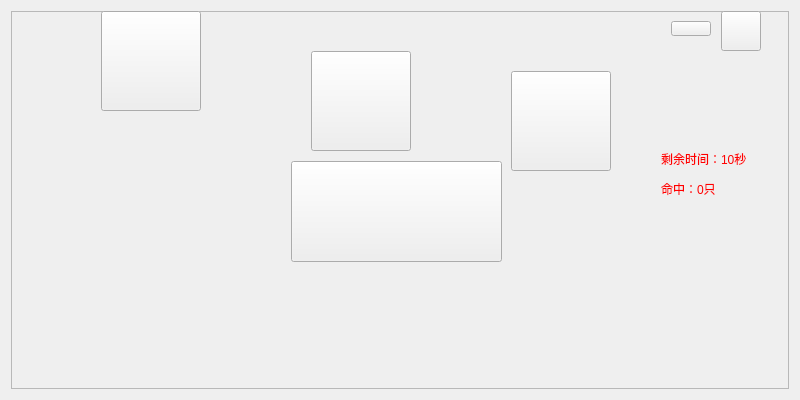
<?xml version="1.0" encoding="UTF-8"?>
<ui version="4.0">
 <class>WhackAMole</class>
 <widget class="QMainWindow" name="WhackAMole">
  <property name="geometry">
   <rect>
    <x>0</x>
    <y>0</y>
    <width>800</width>
    <height>400</height>
   </rect>
  </property>
  <property name="sizePolicy">
   <sizepolicy hsizetype="Fixed" vsizetype="Fixed">
    <horstretch>0</horstretch>
    <verstretch>0</verstretch>
   </sizepolicy>
  </property>
  <property name="windowTitle">
   <string>WhackAMole</string>
  </property>
  <widget class="QWidget" name="centralWidget">
   <layout class="QGridLayout" name="gridLayout">
    <item row="0" column="0">
     <widget class="QFrame" name="frame">
      <property name="styleSheet">
       <string notr="true">border-image: url();
border-image: url(:/new/pictures/pictures/1.png);</string>
      </property>
      <property name="frameShape">
       <enum>QFrame::StyledPanel</enum>
      </property>
      <property name="frameShadow">
       <enum>QFrame::Raised</enum>
      </property>
      <widget class="QPushButton" name="pushButton_2">
       <property name="geometry">
        <rect>
         <x>300</x>
         <y>40</y>
         <width>100</width>
         <height>100</height>
        </rect>
       </property>
       <property name="styleSheet">
        <string notr="true">border-image: url();
border-image: url(:/new/pictures/pictures/6.png);</string>
       </property>
       <property name="text">
        <string/>
       </property>
      </widget>
      <widget class="QPushButton" name="pushButton">
       <property name="geometry">
        <rect>
         <x>90</x>
         <y>0</y>
         <width>100</width>
         <height>100</height>
        </rect>
       </property>
       <property name="styleSheet">
        <string notr="true">border-image: url();
border-image: url(:/new/pictures/pictures/5.png);</string>
       </property>
       <property name="text">
        <string/>
       </property>
      </widget>
      <widget class="QPushButton" name="pushButton_3">
       <property name="geometry">
        <rect>
         <x>500</x>
         <y>60</y>
         <width>100</width>
         <height>100</height>
        </rect>
       </property>
       <property name="styleSheet">
        <string notr="true">border-image: url();
border-image: url(:/new/pictures/pictures/7.png);</string>
       </property>
       <property name="text">
        <string/>
       </property>
      </widget>
      <widget class="QPushButton" name="pushButton_4">
       <property name="geometry">
        <rect>
         <x>280</x>
         <y>150</y>
         <width>211</width>
         <height>101</height>
        </rect>
       </property>
       <property name="styleSheet">
        <string notr="true">border-image: url();
border-image: url(:/new/pictures/pictures/2.png);</string>
       </property>
       <property name="text">
        <string/>
       </property>
      </widget>
      <widget class="QPushButton" name="pushButton_5">
       <property name="geometry">
        <rect>
         <x>710</x>
         <y>0</y>
         <width>40</width>
         <height>40</height>
        </rect>
       </property>
       <property name="styleSheet">
        <string notr="true">border-image: url();
border-image: url(:/new/pictures/pictures/3.png);</string>
       </property>
       <property name="text">
        <string/>
       </property>
      </widget>
      <widget class="QPushButton" name="pushButton_6">
       <property name="geometry">
        <rect>
         <x>660</x>
         <y>10</y>
         <width>40</width>
         <height>15</height>
        </rect>
       </property>
       <property name="styleSheet">
        <string notr="true">border-image: url();
border-image: url(:/new/pictures/pictures/4.png);</string>
       </property>
       <property name="text">
        <string/>
       </property>
      </widget>
      <widget class="QLabel" name="label">
       <property name="geometry">
        <rect>
         <x>650</x>
         <y>140</y>
         <width>112</width>
         <height>16</height>
        </rect>
       </property>
       <property name="styleSheet">
        <string notr="true">border-image: url();
color: rgb(255, 0, 0);
font: 12pt &quot;黑体&quot;;</string>
       </property>
       <property name="text">
        <string>剩余时间：10秒</string>
       </property>
      </widget>
      <widget class="QLabel" name="label_2">
       <property name="geometry">
        <rect>
         <x>650</x>
         <y>170</y>
         <width>111</width>
         <height>16</height>
        </rect>
       </property>
       <property name="styleSheet">
        <string notr="true">border-image: url();
color: rgb(255, 0, 0);
font: 12pt &quot;黑体&quot;;</string>
       </property>
       <property name="text">
        <string>命中：0只</string>
       </property>
      </widget>
     </widget>
    </item>
   </layout>
  </widget>
  <action name="action">
   <property name="text">
    <string>开始</string>
   </property>
   <property name="shortcut">
    <string>Ctrl+R</string>
   </property>
  </action>
  <action name="action_2">
   <property name="text">
    <string>暂停</string>
   </property>
   <property name="toolTip">
    <string>暂停</string>
   </property>
   <property name="shortcut">
    <string>Ctrl+P</string>
   </property>
  </action>
  <action name="action_6">
   <property name="text">
    <string>结束</string>
   </property>
   <property name="shortcut">
    <string>Ctrl+C</string>
   </property>
  </action>
 </widget>
 <layoutdefault spacing="6" margin="11"/>
 <resources/>
 <connections>
  <connection>
   <sender>pushButton_5</sender>
   <signal>clicked()</signal>
   <receiver>WhackAMole</receiver>
   <slot>close()</slot>
   <hints>
    <hint type="sourcelabel">
     <x>746</x>
     <y>27</y>
    </hint>
    <hint type="destinationlabel">
     <x>796</x>
     <y>46</y>
    </hint>
   </hints>
  </connection>
  <connection>
   <sender>pushButton_6</sender>
   <signal>clicked()</signal>
   <receiver>WhackAMole</receiver>
   <slot>showMinimized()</slot>
   <hints>
    <hint type="sourcelabel">
     <x>692</x>
     <y>26</y>
    </hint>
    <hint type="destinationlabel">
     <x>797</x>
     <y>124</y>
    </hint>
   </hints>
  </connection>
  <connection>
   <sender>pushButton_4</sender>
   <signal>clicked()</signal>
   <receiver>pushButton_4</receiver>
   <slot>hide()</slot>
   <hints>
    <hint type="sourcelabel">
     <x>394</x>
     <y>190</y>
    </hint>
    <hint type="destinationlabel">
     <x>354</x>
     <y>208</y>
    </hint>
   </hints>
  </connection>
  <connection>
   <sender>pushButton</sender>
   <signal>clicked()</signal>
   <receiver>pushButton</receiver>
   <slot>hide()</slot>
   <hints>
    <hint type="sourcelabel">
     <x>144</x>
     <y>71</y>
    </hint>
    <hint type="destinationlabel">
     <x>132</x>
     <y>75</y>
    </hint>
   </hints>
  </connection>
  <connection>
   <sender>pushButton_2</sender>
   <signal>clicked()</signal>
   <receiver>pushButton_2</receiver>
   <slot>hide()</slot>
   <hints>
    <hint type="sourcelabel">
     <x>372</x>
     <y>95</y>
    </hint>
    <hint type="destinationlabel">
     <x>349</x>
     <y>110</y>
    </hint>
   </hints>
  </connection>
  <connection>
   <sender>pushButton_3</sender>
   <signal>clicked()</signal>
   <receiver>pushButton_3</receiver>
   <slot>hide()</slot>
   <hints>
    <hint type="sourcelabel">
     <x>545</x>
     <y>113</y>
    </hint>
    <hint type="destinationlabel">
     <x>569</x>
     <y>139</y>
    </hint>
   </hints>
  </connection>
 </connections>
</ui>
